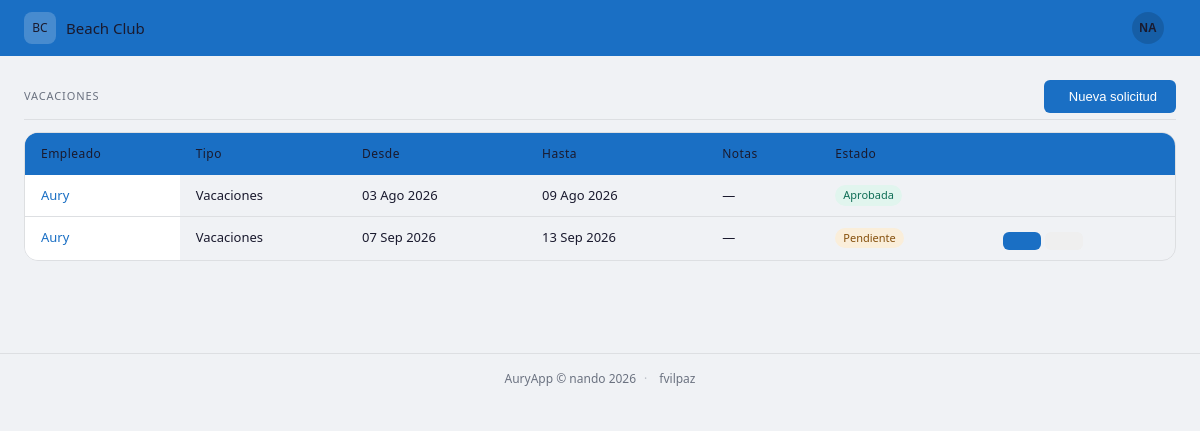
Screenshot of /personal/vacaciones/ (signed in) with the database file from the repository.
### personal/models.py (models this page shows, shortened)
class SolicitudAusencia(models.Model):
    TIPO_CHOICES = [
        ('vacaciones', 'Vacaciones'),
        ('libre', 'Día libre'),
        ('inamovible', 'Libre inamovible'),
        ('libre_vacaciones', 'Libre vacaciones'),
        ('finde_largo', 'Finde largo'),
    ]
    ESTADO_CHOICES = [
        ('pendiente', 'Pendiente'),
        ('aprobada', 'Aprobada'),
        ('rechazada', 'Rechazada'),
    ]
    empleado = models.ForeignKey(Empleado, on_delete=models.CASCADE, related_name='solicitudes')
    tipo = models.CharField(max_length=20, choices=TIPO_CHOICES, default='vacaciones')
    fecha_inicio = models.DateField()
    fecha_fin = models.DateField()
    notas = models.TextField(blank=True)
    estado = models.CharField(max_length=20, choices=ESTADO_CHOICES, default='pendiente')
    fecha_solicitud = models.DateTimeField(auto_now_add=True)
    class Meta:
        verbose_name = 'Solicitud de ausencia'
        verbose_name_plural = 'Solicitudes de ausencia'
        ordering = ['-fecha_solicitud']

class Empleado(models.Model):
    CONTRATO_CHOICES = [
        ('indefinido', 'Indefinido'),
        ('temporal', 'Temporal'),
        ('fijo_discontinuo', 'Fijo discontinuo'),
        ('obra_servicio', 'Obra y servicio'),
        ('practicas', 'Prácticas'),
    ]
    ROL_CHOICES = [
        ('maitre', 'Maître'),
        ('segundo_maitre', 'Segundo Maître'),
        ('jefe_sector', 'Jefe de sector'),
        ('camarero', 'Camarero'),
        ('ayudante_camarero', 'Ayudante de camarero'),
    ]
    nombre = models.CharField(max_length=100)
    apellidos = models.CharField(max_length=100, blank=True)
    rol = models.CharField(max_length=20, choices=ROL_CHOICES)
    telefono = models.CharField(max_length=20, blank=True)
    email = models.EmailField(blank=True)
    fecha_nacimiento = models.DateField(null=True, blank=True)
    activo = models.BooleanField(default=True)
    posicion = models.PositiveIntegerField(default=0)
    tipo_contrato = models.CharField(max_length=20, choices=CONTRATO_CHOICES, blank=True)
    fecha_vencimiento = models.DateField(null=True, blank=True)
    class Meta:
        verbose_name = 'Empleado'
        verbose_name_plural = 'Empleados'
        ordering = ['posicion', 'nombre']

### personal/views.py (the view)
# urls.py: path('vacaciones/', views.lista_vacaciones, name='lista_vacaciones'),
def lista_vacaciones(request):
    hoy = timezone.now().date()
    solicitudes = SolicitudAusencia.objects.filter(
        tipo='vacaciones',
        fecha_fin__gte=hoy,
    ).exclude(estado='rechazada').select_related('empleado').order_by('fecha_inicio')
    empleados = Empleado.objects.filter(activo=True).order_by('posicion', 'nombre')
    tipos = [('vacaciones', 'Vacaciones')]
    context = {'solicitudes': solicitudes, 'titulo': 'Vacaciones', 'empleados': empleados, 'tipos': tipos}
    return render(request, 'personal/lista_ausencias.html', context)

### personal/templates/personal/lista_ausencias.html (shortened to what this page needs)
{% extends 'core/base.html' %}
{% block content %}
<div class="bc-section">
  <div class="bc-section-header">
    <span class="bc-section-header-title">{{ titulo }}</span>
    <button id="btn-nueva-solicitud" class="bc-btn bc-btn-primary">
       Nueva solicitud
    </button>
  </div>
  <div class="bc-table-wrapper">
    <table class="bc-table">
      <thead>
        <tr>
          <th>Empleado</th>
          <th>Tipo</th>
          <th>Desde</th>
          <th>Hasta</th>
          <th>Notas</th>
          <th>Estado</th>
          <th></th>
        </tr>
      </thead>
      <tbody>
        {% for sol in solicitudes %}
        <tr>
          <td><a href="{% url 'detalle_empleado' sol.empleado.pk %}" class="bc-link-plain">{{ sol.empleado.nombre }}</a></td>
          <td>{{ sol.get_tipo_display }}</td>
          <td>{{ sol.fecha_inicio|date:"d M Y" }}</td>
          <td>{{ sol.fecha_fin|date:"d M Y" }}</td>
          <td>{{ sol.notas|default:"—" }}</td>
          <td>
            {% if sol.estado == 'pendiente' %}
              <span class="bc-badge bc-badge-amber">Pendiente</span>
            {% elif sol.estado == 'aprobada' %}
              <span class="bc-badge bc-badge-green">Aprobada</span>
            {% else %}
              <span class="bc-badge bc-badge-red">Rechazada</span>
            {% endif %}
          </td>
          <td>
            {% if sol.estado == 'pendiente' %}
            <div class="bc-btn-group">
              <form method="post" action="{% url 'aprobar_solicitud' sol.pk %}">
                <button type="submit" class="bc-btn bc-btn-sm bc-btn-primary" title="Aprobar">
                </button>
              </form>
              <form method="post" action="{% url 'rechazar_solicitud' sol.pk %}">
                <button type="submit" class="bc-btn bc-btn-sm" title="Rechazar">
                </button>
              </form>
            </div>
            {% endif %}
          </td>
        </tr>
        {% empty %}
        <tr><td colspan="7" class="bc-text-muted">No hay solicitudes próximas</td></tr>
        {% endfor %}
      </tbody>
    </table>
  </div>
</div>
{% endblock %}

### core/templates/core/base.html (shortened to what this page needs)
{% load static %}
<!DOCTYPE html>
<html lang="es">
<head>
  <link rel="stylesheet" href="https://cdn.jsdelivr.net/npm/@tabler/icons-webfont@2.47.0/tabler-icons.min.css">
  <link rel="stylesheet" href="{% static 'css/main.css' %}">
</head>
<body>
  <nav class="bc-navbar">
    <a href="/" class="bc-navbar-brand">
      <div class="bc-navbar-avatar">BC</div>
      Beach Club
    </a>
    <div class="bc-user-menu" id="bc-user-menu">
      <button class="bc-user-menu-btn" id="bc-user-menu-btn" type="button">
        <div class="bc-navbar-user">
          {% if request.user.first_name %}{{ request.user.first_name|slice:":1"|upper }}{{ request.user.last_name|slice:":1"|upper }}{% else %}{{ request.user.username|slice:":2"|upper }}{% endif %}
        </div>
      </button>
    </div>
  </nav>
  <main class="bc-page">
    {% block content %}{% endblock %}
  </main>
  <footer class="bc-footer">
    <span>AuryApp &copy; {{ request.user.username|default:"" }} 2026</span>
    <span class="bc-footer-sep">·</span>
    <a href="https://github.com/fvilpaz" target="_blank" rel="noopener" class="bc-footer-link">
       fvilpaz
    </a>
  </footer>
</body>
</html>

### core/static/css/main.css (style rules this page uses)
:root { --color-primary: #1a6fc4; --color-primary-dk: #1557a0; --color-accent: #e8a020; --color-success: #1d9e75; --color-danger: #c0392b; --color-warning: #e8a020; --color-bg: #f0f2f5; --color-surface: #ffffff; --color-border: rgba(0, 0, 0, 0.08); --color-text: #1a1a2e; --color-muted: #6b7280; --radius-sm: 6px; --radius-md: 10px; --radius-lg: 14px; --navbar-h: 56px; --canvas-height: 620px; --page-padding: 24px; }
*, *::before, *::after { box-sizing: border-box; margin: 0; padding: 0; }
body { font-family: system-ui, -apple-system, sans-serif; font-size: 14px; background: var(--color-bg); color: var(--color-text); line-height: 1.5; }
.bc-navbar { background: var(--color-primary); height: var(--navbar-h); display: flex; align-items: center; padding: 0 24px; gap: 8px; position: sticky; top: 0; z-index: 100; }
.bc-navbar-brand { color: var(--color-primary-text); font-size: 15px; font-weight: 500; display: flex; align-items: center; gap: 10px; text-decoration: none; }
.bc-navbar-avatar { width: 32px; height: 32px; border-radius: 8px; background: rgba(255, 255, 255, 0.2); display: flex; align-items: center; justify-content: center; font-size: 12px; font-weight: 500; color: var(--color-primary-text); flex-shrink: 0; }
.bc-navbar-user { width: 32px; height: 32px; border-radius: 50%; background: rgba(0, 0, 0, 0.15); display: flex; align-items: center; justify-content: center; font-size: 12px; font-weight: 600; color: var(--color-primary-text); flex-shrink: 0; }
.bc-user-menu { position: relative; margin-left: auto; }
.bc-user-menu-btn { display: flex; align-items: center; gap: 6px; background: transparent; border: none; cursor: pointer; padding: 4px 6px; border-radius: var(--radius-sm); transition: background 0.15s; color: var(--color-primary-text); }
.bc-page { padding: 24px; max-width: 1400px; margin: 0 auto; }
.bc-section { margin-bottom: 28px; }
.bc-table-wrapper { border: 0.5px solid var(--color-border); border-radius: var(--radius-lg); overflow: hidden; overflow-x: auto; -webkit-overflow-scrolling: touch; }
.bc-table { width: 100%; border-collapse: collapse; font-size: 13px; min-width: 500px; white-space: nowrap; }
.bc-table thead { background: var(--color-primary); }
.bc-table thead th { text-align: left; font-size: 12px; font-weight: 500; color: var(--color-primary-text); padding: 12px 16px; white-space: nowrap; letter-spacing: 0.04em; }
.bc-table tbody tr { border-bottom: 0.5px solid var(--color-border); transition: background 0.1s; }
.bc-table tbody tr:last-child { border-bottom: none; }
.bc-table tbody td { padding: 10px 16px; color: var(--color-text); white-space: nowrap; vertical-align: middle; }
.bc-table tbody td:first-child { position: sticky; left: 0; background: var(--color-surface); z-index: 1; }
.bc-table thead th:first-child { position: sticky; left: 0; background: var(--color-primary); z-index: 2; }
.bc-badge { display: inline-block; font-size: 11px; font-weight: 500; padding: 2px 8px; border-radius: 20px; }
.bc-badge-green { background: #e1f5ee; color: #0f6e56; }
.bc-badge-amber { background: #faeeda; color: #854f0b; }
a.bc-link-plain, a.bc-link-plain:visited { color: var(--color-primary) !important; text-decoration: none !important; }
.bc-btn { font-size: 13px; font-weight: 500; padding: 8px 18px; border-radius: var(--radius-sm); border: 0.5px solid transparent; cursor: pointer; transition: opacity 0.15s; text-decoration: none; display: inline-flex; align-items: center; gap: 6px; }
.bc-btn-primary { background: var(--color-primary); color: #fff; }
.bc-section-header { display: flex; align-items: center; justify-content: space-between; margin-bottom: 12px; padding-bottom: 6px; border-bottom: 0.5px solid var(--color-border); }
.bc-section-header-title { font-size: 11px; font-weight: 500; letter-spacing: 0.08em; color: var(--color-muted); text-transform: uppercase; }
form { margin: 0; }
.bc-btn-group { display: flex; gap: 4px; }
.bc-footer { display: flex; align-items: center; justify-content: center; gap: 8px; padding: 16px var(--page-padding); font-size: 12px; color: var(--color-muted); border-top: 1px solid var(--color-border); margin-top: 40px; }
.bc-footer-sep { opacity: 0.4; }
.bc-footer-link { display: inline-flex; align-items: center; gap: 4px; color: var(--color-muted); text-decoration: none; transition: color 0.15s; }

### rows the page displays
SolicitudAusencia: empleado.nombre "Aury", tipo "Vacaciones", fecha_inicio "03 Ago 2026", fecha_fin "09 Ago 2026", notas "—", estado "Aprobada"
SolicitudAusencia: empleado.nombre "Aury", tipo "Vacaciones", fecha_inicio "07 Sep 2026", fecha_fin "13 Sep 2026", notas "—", estado "Pendiente"

### other values shown
{{ request.user.username|slice:":2"|upper }} "NA"
{{ titulo }} "VACACIONES"
{{ request.user.username|default:"" }} "nando"
